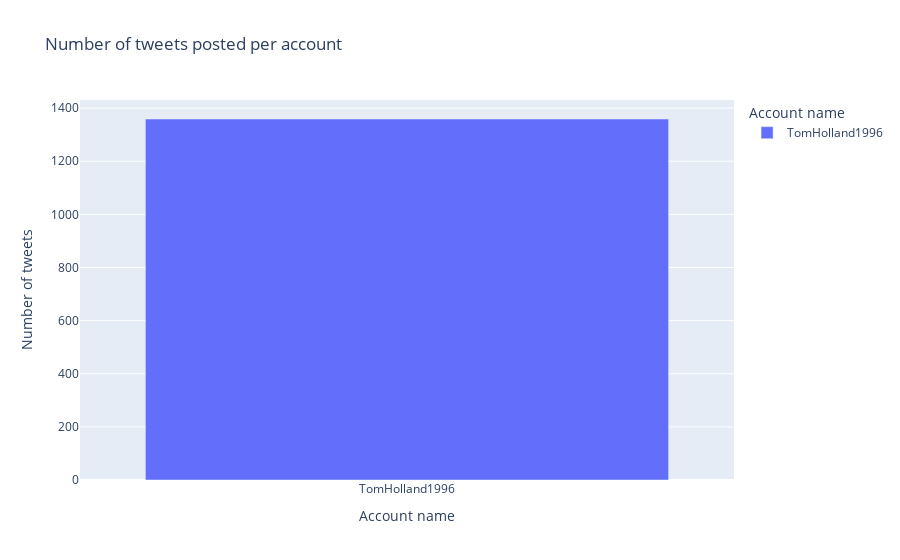

Source (notebook cell):
### Code cell
status_count_count_bar_graph = px.bar(
    account_df,
    x='screen_name',
    y='statuses_count',
    labels={
        'screen_name': 'Account name',
        'statuses_count': 'Number of tweets'
    },
    title='Number of tweets posted per account',
    hover_data=['statuses_count'],
    color='screen_name'
)

status_count_count_bar_graph.show()

### Figure 1 — Plotly figure (JSON) as saved in the notebook; plotly's stock layout.template omitted (floating-point values rounded to 4 significant figures)
{"data": [{"alignmentgroup": "True", "hovertemplate": "Account name=%{x}<br>Number of tweets=%{y}<extra></extra>", "legendgroup": "TomHolland1996", "marker": {"color": "#636efa", "pattern": {"shape": ""}}, "name": "TomHolland1996", "offsetgroup": "TomHolland1996", "orientation": "v", "showlegend": true, "textposition": "auto", "type": "bar", "x": ["TomHolland1996"], "xaxis": "x", "y": [1359], "yaxis": "y"}], "layout": {"barmode": "relative", "legend": {"title": {"text": "Account name"}, "tracegroupgap": 0}, "title": {"text": "Number of tweets posted per account"}, "xaxis": {"anchor": "y", "categoryarray": ["TomHolland1996"], "categoryorder": "array", "domain": [0, 1], "title": {"text": "Account name"}}, "yaxis": {"anchor": "x", "domain": [0, 1], "title": {"text": "Number of tweets"}}}}
